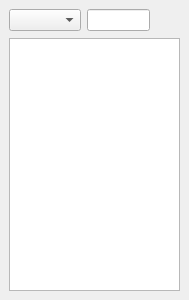
<?xml version="1.0" encoding="UTF-8"?>
<ui version="4.0">
 <class>DictionaryDockWidget</class>
 <widget class="QDockWidget" name="DictionaryDockWidget">
  <property name="geometry">
   <rect>
    <x>0</x>
    <y>0</y>
    <width>189</width>
    <height>300</height>
   </rect>
  </property>
  <property name="windowTitle">
   <string>Dictionary</string>
  </property>
  <widget class="QWidget" name="dockWidgetContents">
   <layout class="QVBoxLayout" name="verticalLayout">
    <item>
     <layout class="QHBoxLayout" name="horizontalLayout_7">
      <item>
       <widget class="QComboBox" name="comboBox_strongModule"/>
      </item>
      <item>
       <widget class="QLineEdit" name="lineEdit_strong">
        <property name="minimumSize">
         <size>
          <width>60</width>
          <height>0</height>
         </size>
        </property>
       </widget>
      </item>
      <item>
       <widget class="QToolButton" name="toolButton_strongSearch">
        <property name="text">
         <string/>
        </property>
        <property name="icon">
         <iconset resource="../../icons.qrc">
          <normaloff>:/icons/16x16/go-jump-locationbar.png</normaloff>:/icons/16x16/go-jump-locationbar.png</iconset>
        </property>
        <property name="autoRaise">
         <bool>true</bool>
        </property>
       </widget>
      </item>
     </layout>
    </item>
    <item>
     <widget class="QTextBrowser" name="textBrowser_strong">
      <property name="openLinks">
       <bool>false</bool>
      </property>
     </widget>
    </item>
   </layout>
  </widget>
 </widget>
 <resources>
  <include location="../../icons.qrc"/>
 </resources>
 <connections/>
</ui>
